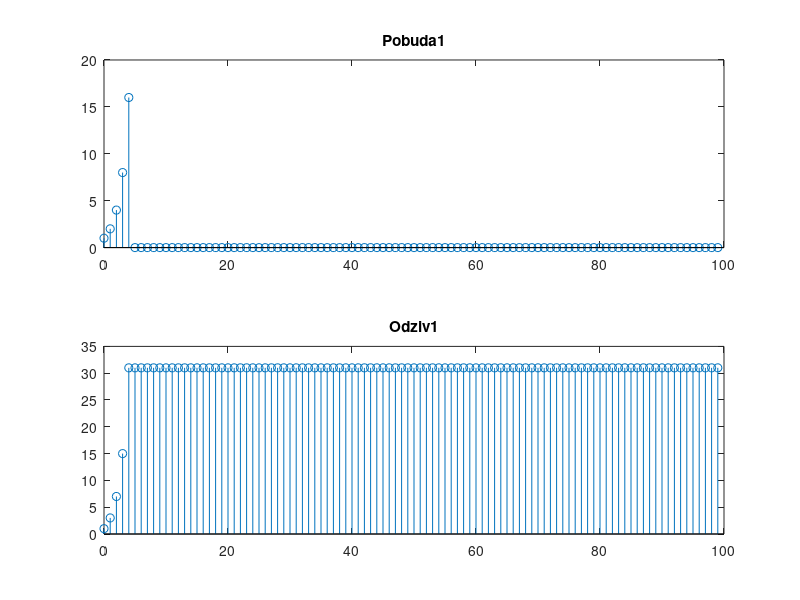

The MATLAB script that drew this image:
n = 0:99;
temp = 2.^n;
a = [1 -1];
b = [1];

u = [temp(1:5) zeros(1, 95)];

y = filter(b, a, u);

figure

subplot(2, 1, 1), stem(0:length(u)-1, u),  title ('Pobuda1');
subplot(2, 1, 2), stem(0:length(y)-1, y),  title ('Odziv1');
